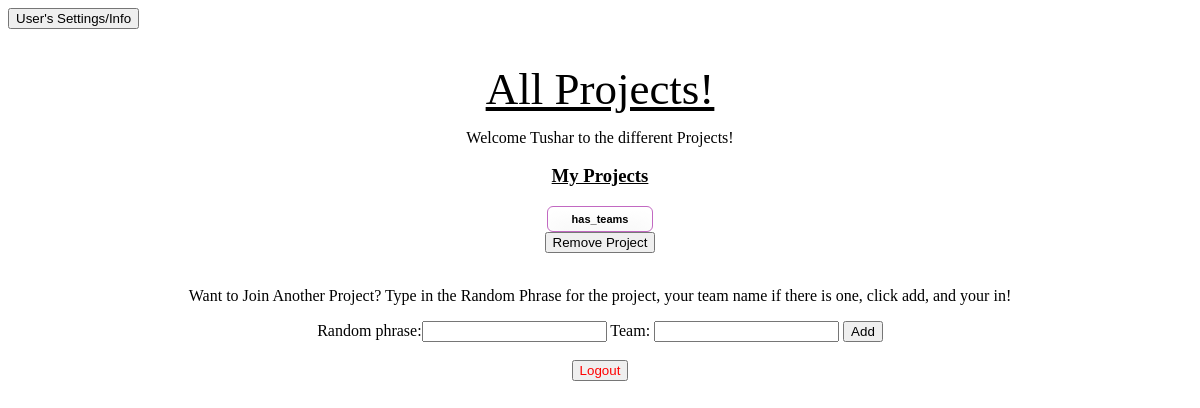
Page /quest/user_project_page/tdesai (signed in) on the earlier database version.
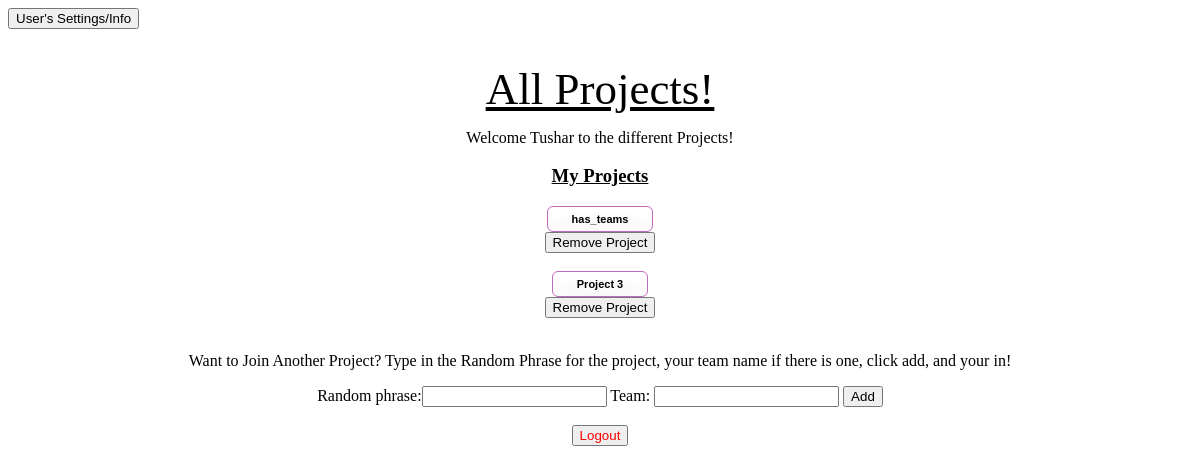
Same page on the later database version.
### quest_extension/models.py (models this page shows)
class Project(models.Model):
    project_name = models.CharField(max_length=1000)
    project_description = models.CharField(max_length=1000)
    project_random_phrase = models.CharField(max_length = 255, unique = True)
    project_admin_pin = models.CharField(max_length = 255, unique = True)
    project_editable = models.BooleanField()
    project_has_teams = models.BooleanField(default = False)

### quest_extension/views.py (the view)
# urls.py: path('user_project_page/<ldap>', views.get_user_project_page),
def get_user_project_page(request, ldap):
    if not validate_user_access(request, ldap):
        return HttpResponseRedirect('/quest/user_login')
    current_user = User.objects.get(user_ldap = ldap)
    user_projects = [user_project.project for user_project in UserProject.objects.filter(user = current_user)]
    user_project_ids = [project.id for project in user_projects]
    all_other_projects = [project for project in Project.objects.all() if project.id not in user_project_ids]
    add_new_project_form = AddNewProjectForm()
    context = {'current_user': current_user,
     'user_projects': user_projects,
      'all_other_projects': all_other_projects,
      'add_new_project_form': add_new_project_form}
    return render(request, 'quest_extension/user_project_page.html', context)

### quest_extension/forms.py
class AddNewProjectForm(forms.Form):
    random_phrase = forms.CharField()

### quest_extension/logic.py (called while the page is built)
def validate_user_access(request, ldap):
    return 'current_user_ldap' in request.session and request.session['current_user_ldap'] == ldap

### quest_extension/templates/quest_extension/user_project_page.html (shortened to what this page needs)
{% load static %}
<!DOCTYPE html>
<html lang="en">
    <head>
	<link rel="stylesheet" type="text/css" href="{% static 'quest_extension/user_project_page_style.css' %}">
    </head>
    <body>
    <form method='GET' action = '/quest/user_settings_info/{{current_user.user_ldap}}'>
        <button type='submit'>User's Settings/Info</button>
    </form>
    <div id = 'centered'>
        <h1>All Projects!</h1>
        <p>Welcome {{ current_user.user_first_name }} to the different Projects!</p>
        <h3> My Projects </h3>
        {% for project in user_projects %}
            <form method='GET', action = '/quest/user_home/{{ current_user.user_ldap }}/{{ project.id }}'>
                <div id= 'project_button'>
                    <button type='submit'>{{project.project_name}}</button>
                </div>
            </form>
            <form method='POST' action = '/quest/remove_user_project/{{ current_user.user_ldap }}'>
                <button onclick="return confirm('Are you sure you want to remove this project (All data submitted and all questions answered for this project will be deleted)?');" type = 'submit' name = 'remove_project' value = '{{ project.id }}'> Remove Project </button>
            </form>
            <br>
        {% endfor %}
        <p> Want to Join Another Project? Type in the Random Phrase for the project, your team name if
            there is one, click add,
            and your in!
        </p>
            <form id = 'add_new_project' method='POST' action = '/quest/add_user_project_page/{{ current_user.user_ldap }}'>
                {{ add_new_project_form }}
                Team: <input type = 'text', name = 'team'>
                <button type ='submit' name = 'project_id' value = '{{project.id}}'>Add</button>
            </form>
            <br>
            <div id= 'logout'>
            <form method='POST' action = '/quest/user_logout/{{ current_user.user_ldap}}'>
                    <button type = 'submit', name = 'logout'>Logout</button>
                </form>
            </div>
        </div>
    </body>
</html>

Differences in the rows shown:
now on this page (row edited): Project: project_name "Project 3", {{ project.id }} 14 (drawn)
